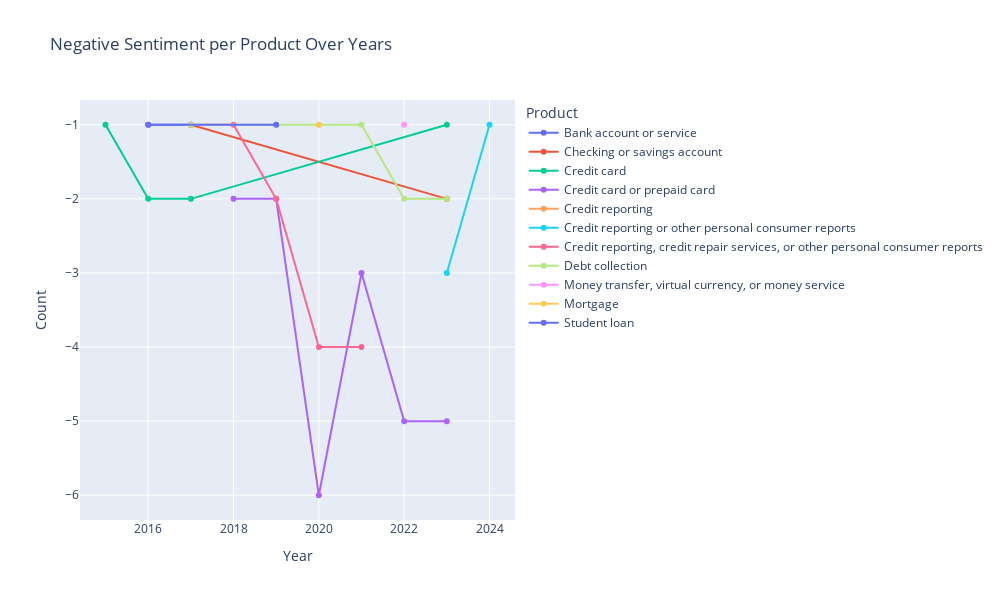

Notebook cell for this chart:
### Code cell
viz_neg = result[result['Sentiment'] == -1]

viz_senti = viz_neg.select(['product','Sentiment', 'year']).groupby(['product', 'year']).agg(['sum']).to_pandas()

if viz_senti.shape[0] > 0:
    # Sorting the DataFrame by year for each product
    pd_df_sorted = viz_senti.sort_values(by=['product', 'year'])

    # Plotting using Plotly
    fig = px.line(pd_df_sorted, x='year', y='sum_Sentiment', color='product', markers=True, title='Negative Sentiment per Product Over Years')
    fig.update_layout(xaxis_title='Year', yaxis_title='Count', legend_title='Product', width=1000, height=600)

    fig.show()
else:
    display_helper("""We included positive, negative, and neutral categories to cover all bases. 
    But in this sample, it's possible that none of the complaints are actually negative.""")

### Figure 1 — Plotly figure (JSON) as saved in the notebook; plotly's stock layout.template omitted (floating-point values rounded to 4 significant figures)
{"data": [{"hovertemplate": "product=Bank account or service<br>year=%{x}<br>sum_Sentiment=%{y}<extra></extra>", "legendgroup": "Bank account or service", "line": {"color": "#636efa", "dash": "solid"}, "marker": {"symbol": "circle"}, "mode": "markers+lines", "name": "Bank account or service", "orientation": "v", "showlegend": true, "type": "scatter", "x": [2016, 2017], "xaxis": "x", "y": [-1, -1], "yaxis": "y"}, {"hovertemplate": "product=Checking or savings account<br>year=%{x}<br>sum_Sentiment=%{y}<extra></extra>", "legendgroup": "Checking or savings account", "line": {"color": "#EF553B", "dash": "solid"}, "marker": {"symbol": "circle"}, "mode": "markers+lines", "name": "Checking or savings account", "orientation": "v", "showlegend": true, "type": "scatter", "x": [2017, 2023], "xaxis": "x", "y": [-1, -2], "yaxis": "y"}, {"hovertemplate": "product=Credit card<br>year=%{x}<br>sum_Sentiment=%{y}<extra></extra>", "legendgroup": "Credit card", "line": {"color": "#00cc96", "dash": "solid"}, "marker": {"symbol": "circle"}, "mode": "markers+lines", "name": "Credit card", "orientation": "v", "showlegend": true, "type": "scatter", "x": [2015, 2016, 2017, 2023], "xaxis": "x", "y": [-1, -2, -2, -1], "yaxis": "y"}, {"hovertemplate": "product=Credit card or prepaid card<br>year=%{x}<br>sum_Sentiment=%{y}<extra></extra>", "legendgroup": "Credit card or prepaid card", "line": {"color": "#ab63fa", "dash": "solid"}, "marker": {"symbol": "circle"}, "mode": "markers+lines", "name": "Credit card or prepaid card", "orientation": "v", "showlegend": true, "type": "scatter", "x": [2018, 2019, 2020, 2021, 2022, 2023], "xaxis": "x", "y": [-2, -2, -6, -3, -5, -5], "yaxis": "y"}, {"hovertemplate": "product=Credit reporting<br>year=%{x}<br>sum_Sentiment=%{y}<extra></extra>", "legendgroup": "Credit reporting", "line": {"color": "#FFA15A", "dash": "solid"}, "marker": {"symbol": "circle"}, "mode": "markers+lines", "name": "Credit reporting", "orientation": "v", "showlegend": true, "type": "scatter", "x": [2017], "xaxis": "x", "y": [-1], "yaxis": "y"}, {"hovertemplate": "product=Credit reporting or other personal consumer reports<br>year=%{x}<br>sum_Sentiment=%{y}<extra></extra>", "legendgroup": "Credit reporting or other personal consumer reports", "line": {"color": "#19d3f3", "dash": "solid"}, "marker": {"symbol": "circle"}, "mode": "markers+lines", "name": "Credit reporting or other personal consumer reports", "orientation": "v", "showlegend": true, "type": "scatter", "x": [2023, 2024], "xaxis": "x", "y": [-3, -1], "yaxis": "y"}, {"hovertemplate": "product=Credit reporting, credit repair services, or other personal consumer reports<br>year=%{x}<br>sum_Sentiment=%{y}<extra></extra>", "legendgroup": "Credit reporting, credit repair services, or other personal consumer reports", "line": {"color": "#FF6692", "dash": "solid"}, "marker": {"symbol": "circle"}, "mode": "markers+lines", "name": "Credit reporting, credit repair services, or other personal consumer reports", "orientation": "v", "showlegend": true, "type": "scatter", "x": [2017, 2018, 2019, 2020, 2021], "xaxis": "x", "y": [-1, -1, -2, -4, -4], "yaxis": "y"}, {"hovertemplate": "product=Debt collection<br>year=%{x}<br>sum_Sentiment=%{y}<extra></extra>", "legendgroup": "Debt collection", "line": {"color": "#B6E880", "dash": "solid"}, "marker": {"symbol": "circle"}, "mode": "markers+lines", "name": "Debt collection", "orientation": "v", "showlegend": true, "type": "scatter", "x": [2017, 2019, 2020, 2021, 2022, 2023], "xaxis": "x", "y": [-1, -1, -1, -1, -2, -2], "yaxis": "y"}, {"hovertemplate": "product=Money transfer, virtual currency, or money service<br>year=%{x}<br>sum_Sentiment=%{y}<extra></extra>", "legendgroup": "Money transfer, virtual currency, or money service", "line": {"color": "#FF97FF", "dash": "solid"}, "marker": {"symbol": "circle"}, "mode": "markers+lines", "name": "Money transfer, virtual currency, or money service", "orientation": "v", "showlegend": true, "type": "scatter", "x": [2022], "xaxis": "x", "y": [-1], "yaxis": "y"}, {"hovertemplate": "product=Mortgage<br>year=%{x}<br>sum_Sentiment=%{y}<extra></extra>", "legendgroup": "Mortgage", "line": {"color": "#FECB52", "dash": "solid"}, "marker": {"symbol": "circle"}, "mode": "markers+lines", "name": "Mortgage", "orientation": "v", "showlegend": true, "type": "scatter", "x": [2020], "xaxis": "x", "y": [-1], "yaxis": "y"}, {"hovertemplate": "product=Student loan<br>year=%{x}<br>sum_Sentiment=%{y}<extra></extra>", "legendgroup": "Student loan", "line": {"color": "#636efa", "dash": "solid"}, "marker": {"symbol": "circle"}, "mode": "markers+lines", "name": "Student loan", "orientation": "v", "showlegend": true, "type": "scatter", "x": [2016, 2019], "xaxis": "x", "y": [-1, -1], "yaxis": "y"}], "layout": {"height": 600, "legend": {"title": {"text": "Product"}, "tracegroupgap": 0}, "title": {"text": "Negative Sentiment per Product Over Years"}, "width": 1000, "xaxis": {"anchor": "y", "autorange": true, "domain": [0, 1], "range": [2014.0, 2025.0], "title": {"text": "Year"}, "type": "linear"}, "yaxis": {"anchor": "x", "autorange": true, "domain": [0, 1], "range": [-6.334, -0.666], "title": {"text": "Count"}, "type": "linear"}}}
